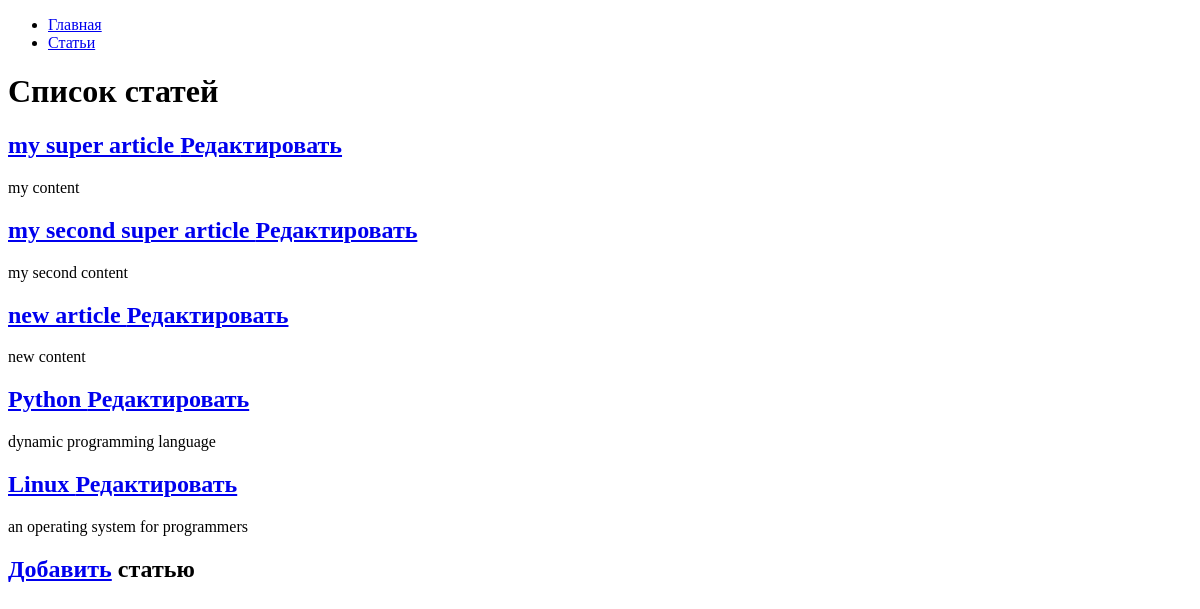
The app's page /articles/, older data.
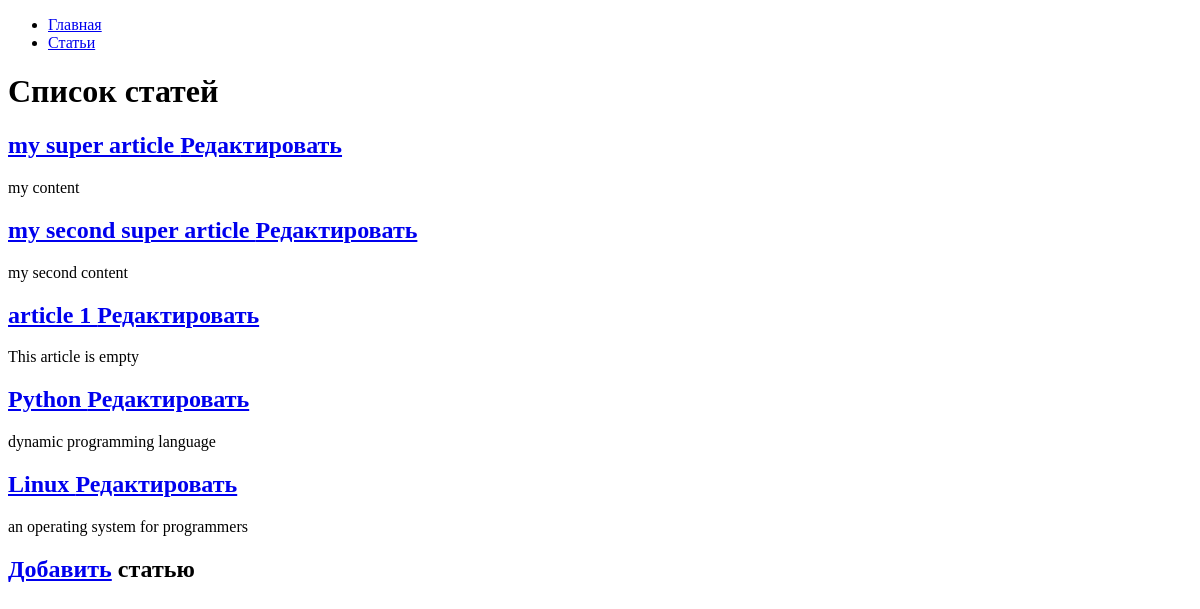
The same page, newer data.
### hexlet_django_blog/article/models.py (models this page shows, shortened)
class Article(models.Model):
    name = models.CharField(max_length=200)  # название статьи
    body = models.TextField()  # тело статьи
    created_at = models.DateTimeField(auto_now_add=True)
    updated_at = models.DateTimeField(auto_now=True)

### hexlet_django_blog/article/views.py (the view)
# urls.py: path("", IndexView.as_view(), name='articles'),
class IndexView(View):
    def get(self, request, *args, **kwargs):
        articles = Article.objects.all()[:15]
        return render(
            request,
            "articles/index.html",
            context={
                "articles": articles,
            },
        )

### hexlet_django_blog/templates/articles/index.html
{% extends "base.html" %}
{% block content %}
    <h1>Список статей</h1>
    {% for article in articles %}
        <h2>
            <a href="{% url 'show_article' id=article.id %}">{{ article.name }} </a>
            <a href="{% url 'articles_update' id=article.id %}">Редактировать</a>
        </h2>
        <div>{{ article.body|slice:":200" }}</div>
    {% endfor %}
    <h2><a href="{% url 'articles_create' %}">Добавить</a> статью</h2>
{% endblock %}

Row changes from the older to the newer data that the page shows:
changed Article: name "new article" → "article 1"; body "new content" → "This article is empty"
